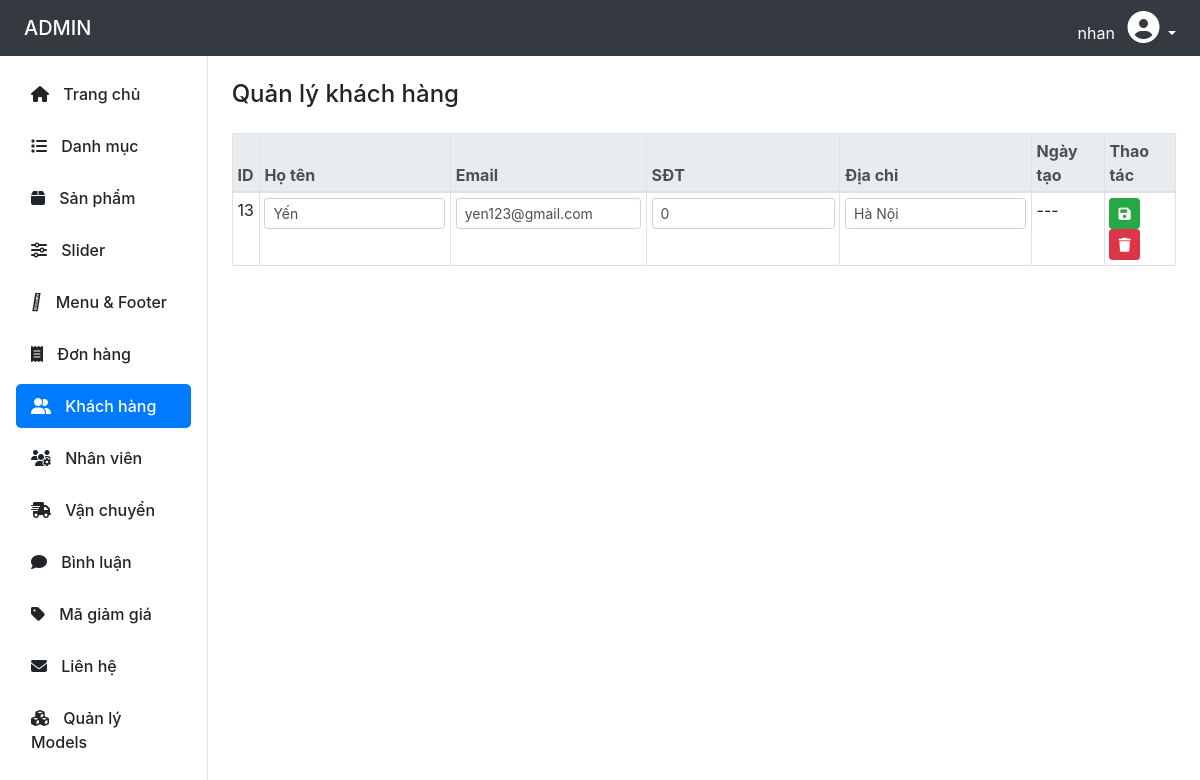
The page /Admin/customers.php (signed in) on the database its author committed.
### tables this page shows
CREATE TABLE `user` (
  `id` int(11) NOT NULL,
  `name` varchar(100) DEFAULT NULL,
  `email` varchar(50) DEFAULT NULL,
  `password` varchar(255) DEFAULT NULL,
  `phone` varchar(15) DEFAULT NULL,
  `address` varchar(255) DEFAULT NULL,
  `created` timestamp NULL DEFAULT NULL
);

### Admin/customers.php (the view, shortened to what this page needs)
<?php
include('../config/db.php');
$customers = $conn->query("SELECT * FROM user ORDER BY id DESC");
?>
<!DOCTYPE html>
<html lang="vi">
<head>
  <link rel="stylesheet" href="https://stackpath.bootstrapcdn.com/bootstrap/4.5.2/css/bootstrap.min.css">
  <link rel="stylesheet" href="https://cdnjs.cloudflare.com/ajax/libs/font-awesome/6.5.0/css/all.min.css">
</head>
<body>
<?php include('includes/header.php'); ?>
<div class="d-flex">
  <?php include('includes/sidebar.php'); ?>
  <div class="p-4" style="flex-grow: 1;">
    <h4 class="mb-4">Quản lý khách hàng</h4>
    <table class="table table-bordered table-hover table-sm">
      <thead class="thead-light">
        <tr>
          <th>ID</th>
          <th>Họ tên</th>
          <th>Email</th>
          <th>SĐT</th>
          <th>Địa chỉ</th>
          <th>Ngày tạo</th>
          <th>Thao tác</th>
        </tr>
      </thead>
      <tbody>
        <?php while ($row = $customers->fetch_assoc()): ?>
        <tr>
          <form method="post">
            <td><?= $row['id'] ?></td>
            <td><input type="text" name="name" value="<?= htmlspecialchars($row['name']) ?>" class="form-control form-control-sm"></td>
            <td><input type="email" name="email" value="<?= $row['email'] ?>" class="form-control form-control-sm"></td>
            <td><input type="text" name="phone" value="<?= $row['phone'] ?>" class="form-control form-control-sm"></td>
            <td><input type="text" name="address" value="<?= $row['address'] ?>" class="form-control form-control-sm"></td>
            <td><?= $row['created'] ?? '---' ?></td>
            <td>
              <button type="submit" name="edit_inline" class="btn btn-sm btn-success" title="Lưu">
                <i class="fas fa-save"></i>
              </button>
              <a href="?delete=<?= $row['id'] ?>" class="btn btn-sm btn-danger" onclick="return confirm('Xóa khách hàng này?');">
                <i class="fas fa-trash"></i>
              </a>
            </td>
          </form>
        </tr>
        <?php endwhile; ?>
      </tbody>
    </table>
  </div>
</div>
</body>
</html>

### rows shown on the page
user: id "13", name "Yến", email "yen123@gmail.com", phone "0", address "Hà Nội", created "---"

### other values the page prints
$_SESSION['admin_name'] "nhan"
